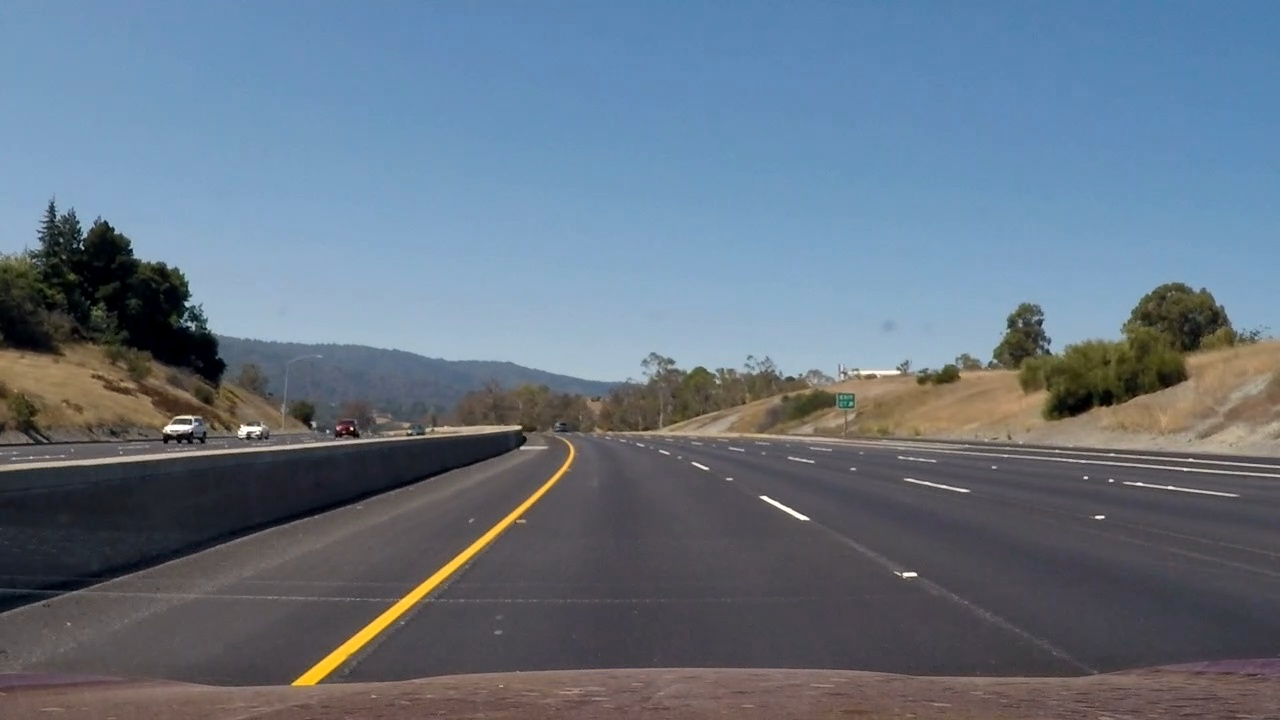
#> input picture video_frames/frame1488347211.jpg, 1280 x 720 px; its folder holds only this picture in this run
$ python lane_finding_gui.py   (older library calls are emulated)
#> lines starting #> are read from the running program, lines starting #| are printed output that depends on the picture
### pipeline.py
import numpy as np
import cv2
import glob
import matplotlib.pyplot as plt
import matplotlib.image as mpimg
import os
from moviepy.editor import VideoFileClip

mtx = None
dist = None
left_fit = None
right_fit = None
ploty = None
left_fitx = None
right_fitx = None


def read_image(file_path):
    return mpimg.imread(file_path)


def calibrate_camera():
    nx, ny = 6, 9
    objp = np.zeros((nx * ny, 3), np.float32)
    objp[:, :2] = np.mgrid[0:ny, 0:nx].T.reshape(-1, 2)

    # Arrays to store object points and image points from all the images.
    objpoints = []  # 3d points in real world space
    imgpoints = []  # 2d points in image plane.

    # Make a list of calibration images
    images = glob.glob('camera_cal/calibration*.jpg')

    # Step through the list and search for chessboard corners
    for fname in images:
        img = cv2.imread(fname)
        gray = cv2.cvtColor(img, cv2.COLOR_BGR2GRAY)

        # Find the chessboard corners
        ret, corners = cv2.findChessboardCorners(gray, (ny, nx), None)

        # If found, add object points, image points
        if ret == True:
            objpoints.append(objp)
            imgpoints.append(corners)
        else:
            print("This image could not be used for callibration: " + fname)

    ret, mtx, dist, rvecs, tvecs = cv2.calibrateCamera(objpoints, imgpoints,gray.shape[::-1], None, None)

    print("Amount of images used for calibration: " + str(len(images)))
    print("Amount of sucessfull calibrations: " + str(len(objpoints)))

    return mtx, dist


def undistort_image(img, mtx, dist):
    return cv2.undistort(img, mtx, dist, None, mtx)


# [246 lines left out: functions apply_threshold, apply_transform, detect_lines_sliding_window, detect_lines, project_line, measure_curverad, not called in this run]


def process_image(input_image, sobel_thresh_min = 60, sobel_thresh_max = 100, s_thresh_min = 220, s_thresh_max = 255, force_sliding = False):
    global mtx, dist, left_fit, right_fit, ploty, left_fitx, right_fitx

    if mtx is None or dist is None:
        mtx, dist = calibrate_camera()

    undisorted = undistort_image(input_image, mtx, dist)

    thresholded = apply_threshold(undisorted, sobel_thresh_min=sobel_thresh_min, sobel_thresh_max=sobel_thresh_max, s_thresh_min=s_thresh_min, s_thresh_max=s_thresh_max)
    thresholded_to_return = np.dstack((thresholded, thresholded, thresholded)) * 255

    transformed, Minv = apply_transform(thresholded)
    transformed_to_return = np.dstack((transformed, transformed, transformed)) * 255

    if (left_fit is None or right_fit is None or ploty is None or left_fitx is None or right_fitx is None) or force_sliding:
        detected_lines, left_fit, right_fit, ploty, left_fitx, right_fitx = detect_lines_sliding_window(transformed)
    else:
        detected_lines, left_fit, right_fit, ploty, left_fitx, right_fitx = detect_lines(transformed, left_fit, right_fit)

    projected = project_line(input_image, transformed, left_fitx, right_fitx, ploty, Minv)

    left_curverad, right_curverad, position_of_the_car = measure_curverad(input_image, left_fitx, right_fitx, ploty)

    return undisorted, thresholded_to_return, transformed_to_return, detected_lines, projected, left_curverad, right_curverad, position_of_the_car

### lane_finding_gui.py
import matplotlib
matplotlib.use('TkAgg')

from tkinter import Tk, Label, Scale, HORIZONTAL, Button
from PIL import Image
from PIL.ImageTk import PhotoImage
import glob
import matplotlib.image as mpimg
import cv2

from pipeline import process_image

images = glob.glob('video_frames/frame*.jpg')
index = 0

sobel_thresh_min = 0
sobel_thresh_max = 255
s_thresh_min = 0
s_thresh_max = 255


def change_sobel_thresh_min(val):
    global sobel_thresh_min
    sobel_thresh_min = int(val)
    update_gui()


def change_sobel_thresh_max(val):
    global sobel_thresh_max
    sobel_thresh_max = int(val)
    update_gui()


def change_s_thresh_min(val):
    global s_thresh_min
    s_thresh_min = int(val)
    update_gui()


def change_s_thresh_max(val):
    global s_thresh_max
    s_thresh_max = int(val)
    update_gui()


def force_sliding():
    update_gui(force_slide=True)


def update_gui(force_slide=False):
    global index
    original = mpimg.imread(images[index])
    undisorted, thresholded, transformed, detected_lines, projected, left_curverad, right_curverad, position_of_the_car = process_image(original, sobel_thresh_min=sobel_thresh_min, sobel_thresh_max=sobel_thresh_max, s_thresh_min=s_thresh_min, s_thresh_max=s_thresh_max, force_sliding=force_slide)

    original = Image.fromarray(resize_image(original))
    undisorted = Image.fromarray(resize_image(undisorted))
    thresholded = Image.fromarray(resize_image(thresholded))
    transformed = Image.fromarray(resize_image(transformed))
    detected_lines = Image.fromarray(resize_image(detected_lines))
    projected = Image.fromarray(resize_image(projected))

    originalPhotoImage = PhotoImage(original)
    undistortedPhotoImage = PhotoImage(undisorted)
    binaryPhotoImage = PhotoImage(thresholded)
    birdViewPhotoImage = PhotoImage(transformed)
    detectedLinesPhotoImage = PhotoImage(detected_lines)
    projectedPhotoImage = PhotoImage(projected)

    window.originalPhotoImage.configure(image=originalPhotoImage)
    window.originalPhotoImage.image = originalPhotoImage

    window.undistortedPhotoImage.configure(image=undistortedPhotoImage)
    window.undistortedPhotoImage.image = undistortedPhotoImage

    window.binaryPhotoImage.configure(image=binaryPhotoImage)
    window.binaryPhotoImage.image = binaryPhotoImage

    window.birdViewPhotoImage.configure(image=birdViewPhotoImage)
    window.birdViewPhotoImage.image = birdViewPhotoImage

    window.detectedLinesPhotoImage.configure(image=detectedLinesPhotoImage)
    window.detectedLinesPhotoImage.image = detectedLinesPhotoImage

    window.projectedPhotoImage.configure(image=projectedPhotoImage)
    window.projectedPhotoImage.image = projectedPhotoImage


def resize_image(image):
    return cv2.resize(image, (0, 0), fx=0.25, fy=0.25)


def left_button_pressed(e):
    global index

    if (index > 0):
        index -= 1
        update_gui()


def right_button_pressed(e):
    global index
    global images

    if (index < len(images)):
        index += 1
        update_gui()

window = Tk()

window.title("Pre-processing configuration")
window.configure(background='grey')

window.bind("<Left>", left_button_pressed)
window.bind("<Right>", right_button_pressed)

Label(text="Original Image").grid(row=0, column=0, sticky='we')
Label(text="Undistorted Image").grid(row=0, column=1, sticky='we')
Label(text="Binary Image").grid(row=0, column=2, sticky='we')

Label(text="Bird View").grid(row=2, column=0, sticky='we')
Label(text="Found lanes").grid(row=2, column=1, sticky='we')
Label(text="Output").grid(row=2, column=2, sticky='we')

originalPhotoImage = PhotoImage(Image.fromarray(resize_image(mpimg.imread(images[0]))))
#> in resize_image, `return cv2.resize(image, (0, 0), fx=0.25, fy=0.25)`:
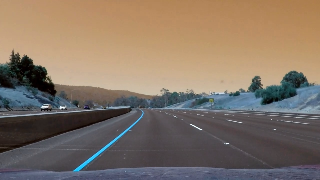
#> returned value: shape (180, 320, 3); mean of channels 0, 1, 2 101.8, 115.6, 130.6; drawn as B, G, R
window.originalPhotoImage = Label(window, image=originalPhotoImage)
window.originalPhotoImage.grid(row=1, column=0)

undistortedPhotoImage = PhotoImage(Image.fromarray(resize_image(mpimg.imread(images[0]))))
window.undistortedPhotoImage = Label(window, image=undistortedPhotoImage)
window.undistortedPhotoImage.grid(row=1, column=1)

binaryPhotoImage = PhotoImage(Image.fromarray(resize_image(mpimg.imread(images[0]))))
window.binaryPhotoImage = Label(window, image=binaryPhotoImage)
window.binaryPhotoImage.grid(row=1, column=2)

birdViewPhotoImage = PhotoImage(Image.fromarray(resize_image(mpimg.imread(images[0]))))
window.birdViewPhotoImage = Label(window, image=birdViewPhotoImage)
window.birdViewPhotoImage.grid(row=3, column=0)

detectedLinesPhotoImage = PhotoImage(Image.fromarray(resize_image(mpimg.imread(images[0]))))
window.detectedLinesPhotoImage = Label(window, image=detectedLinesPhotoImage)
window.detectedLinesPhotoImage.grid(row=3, column=1)

projectedPhotoImage = PhotoImage(Image.fromarray(resize_image(mpimg.imread(images[0]))))
window.projectedPhotoImage = Label(window, image= projectedPhotoImage)
window.projectedPhotoImage.grid(row=3, column=2)

window.sobelLowThreshold = Scale(window, from_=0, to=255, orient=HORIZONTAL,
                                 command=change_sobel_thresh_min, label="Low Sobel Threshold")
window.sobelLowThreshold.grid(row=4, column=0, columnspan=3, sticky='we')

window.sobelHighThreshold = Scale(window, from_=0, to=255, orient=HORIZONTAL,
                                 command=change_sobel_thresh_min, label="High Sobel Threshold")
window.sobelHighThreshold.grid(row=5, column=0, columnspan=3, sticky='we')
window.sobelHighThreshold.set(255)

window.sLowThreshold = Scale(window, from_=0, to=255, orient=HORIZONTAL,
                                 command=change_s_thresh_min, label="Low S Threshold")
window.sLowThreshold.grid(row=6, column=0, columnspan=3, sticky='we')

window.sHighThreshold = Scale(window, from_=0, to=255, orient=HORIZONTAL,
                                 command=change_s_thresh_max, label="High S Threshold")
window.sHighThreshold.grid(row=7, column=0, columnspan=3, sticky='we')
window.sHighThreshold.set(255)

Button(window, text="Run Sliding Windows", command=force_sliding).grid(row=8, column=0, columnspan=3, sticky='we')

update_gui()
#> in update_gui, original is the input picture: shape (720, 1280, 3); mean R, G, B 101.7, 115.5, 130.6
#> (the run stopped early here; a loop or call above may not have finished)

$ run again, on video_frames/frame1488347219.jpg
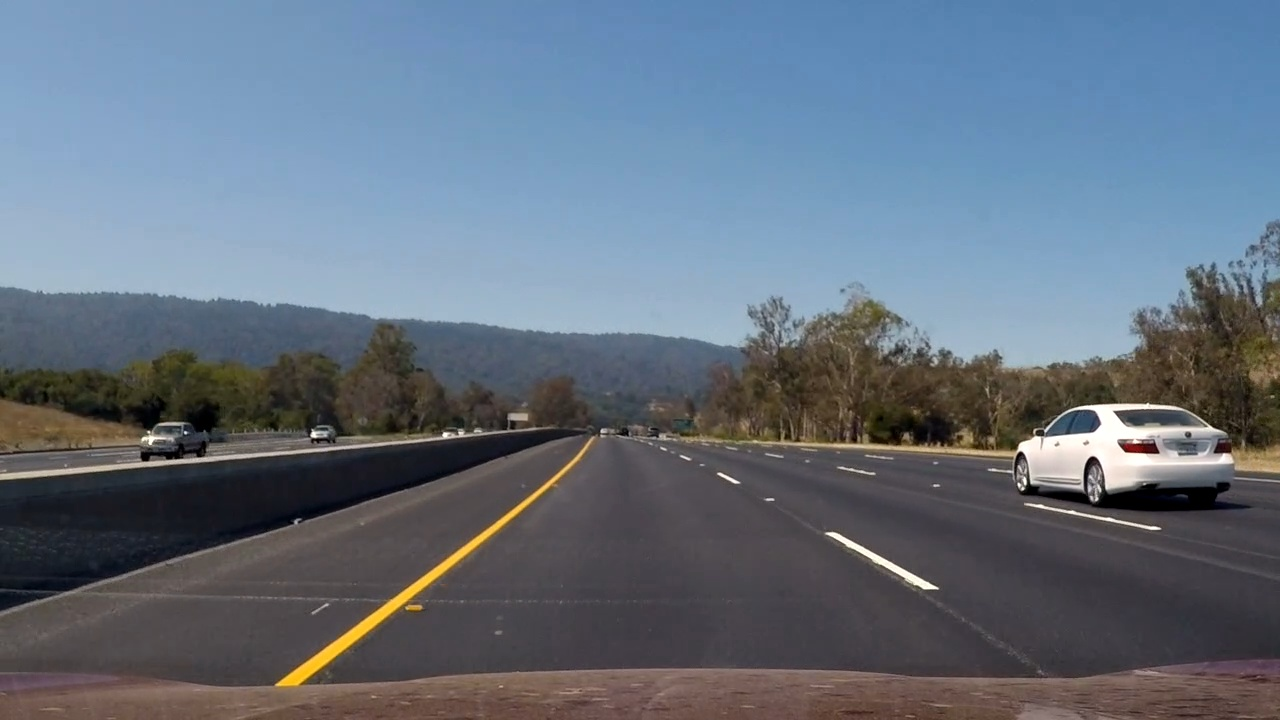
#> input picture video_frames/frame1488347219.jpg, 1280 x 720 px
#> in resize_image, `return cv2.resize(image, (0, 0), fx=0.25, fy=0.25)`:
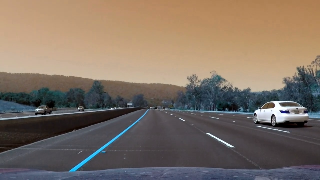
#> returned value: shape (180, 320, 3); mean of channels 0, 1, 2 100.3, 112.4, 126.5; drawn as B, G, R
#> in update_gui, original is the input picture: shape (720, 1280, 3); mean R, G, B 100.2, 112.3, 126.4

$ run again, on video_frames/frame1488347222.jpg
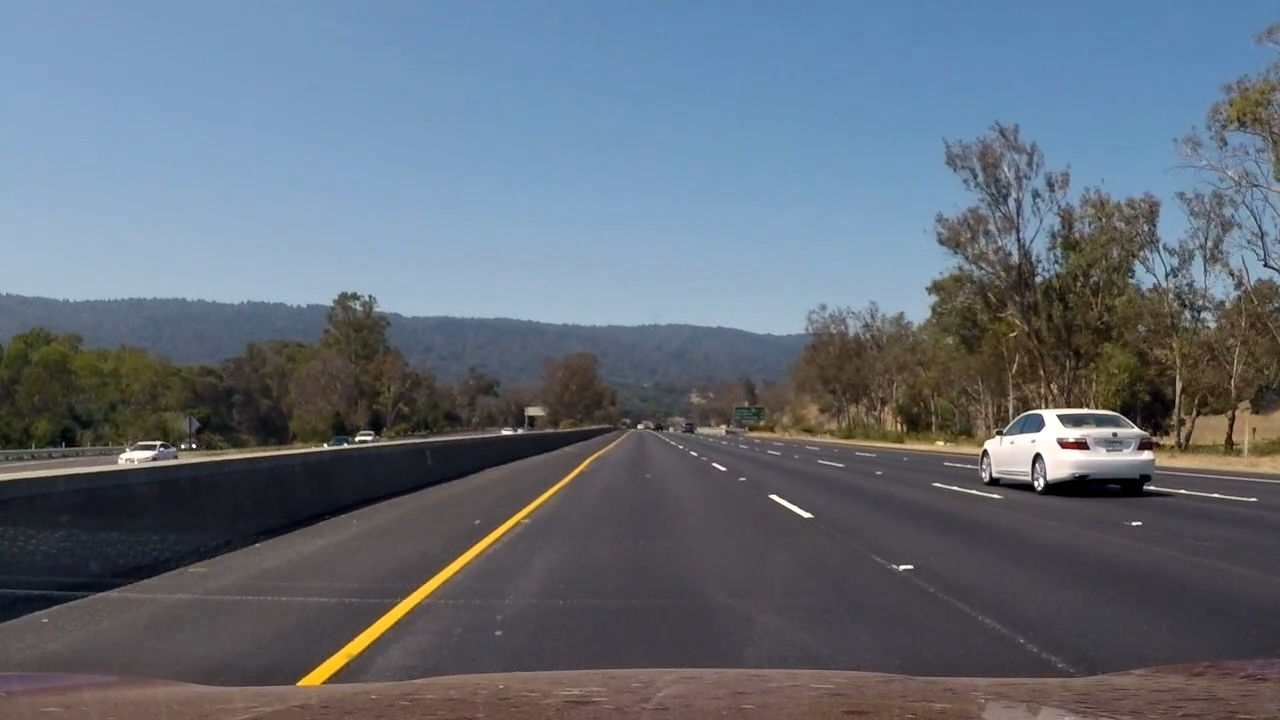
#> input picture video_frames/frame1488347222.jpg, 1280 x 720 px
#> in resize_image, `return cv2.resize(image, (0, 0), fx=0.25, fy=0.25)`:
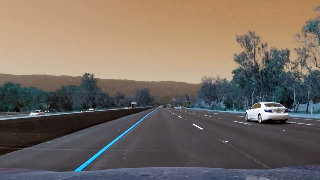
#> returned value: shape (180, 320, 3); mean of channels 0, 1, 2 98.9, 108.7, 120.2; drawn as B, G, R
#> in update_gui, original is the input picture: shape (720, 1280, 3); mean R, G, B 98.8, 108.6, 120.1

$ run again, on video_frames/frame1488347232.jpg
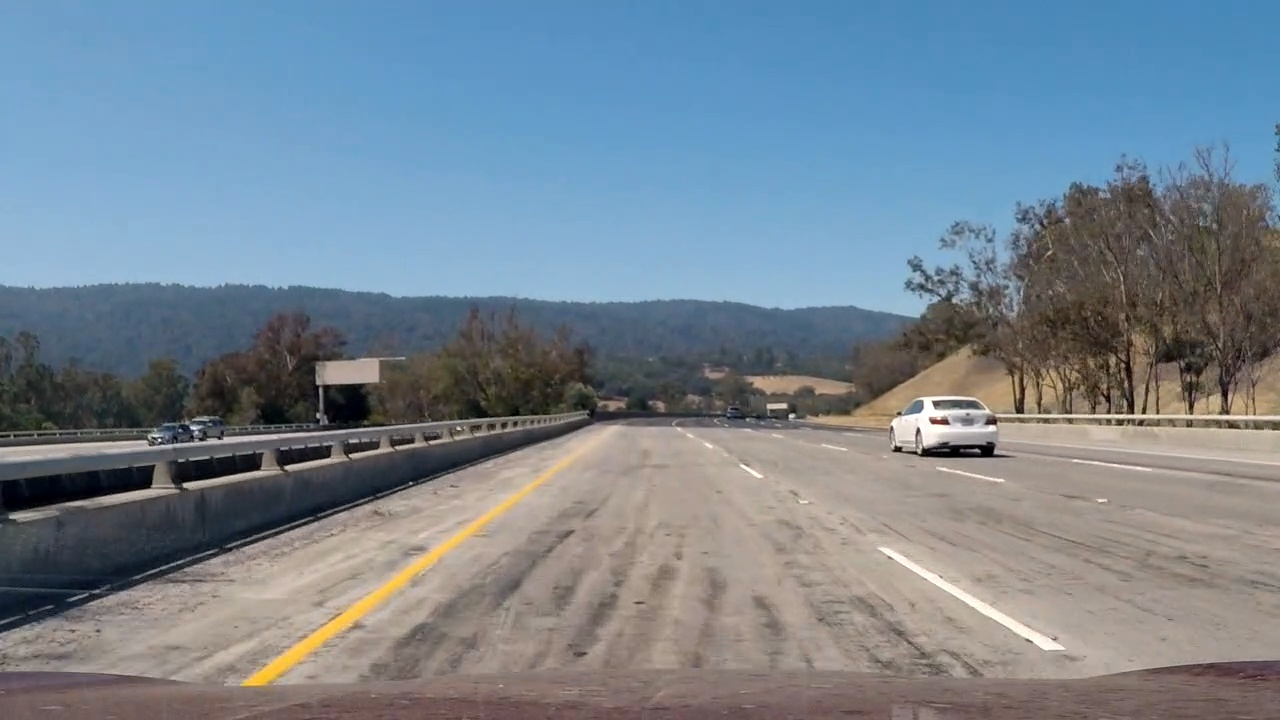
#> input picture video_frames/frame1488347232.jpg, 1280 x 720 px
#> in resize_image, `return cv2.resize(image, (0, 0), fx=0.25, fy=0.25)`:
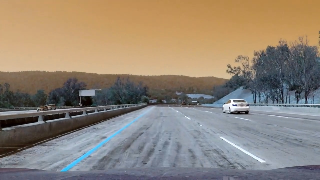
#> returned value: shape (180, 320, 3); mean of channels 0, 1, 2 118.6, 132.6, 144.6; drawn as B, G, R
#> in update_gui, original is the input picture: shape (720, 1280, 3); mean R, G, B 118.5, 132.6, 144.6
